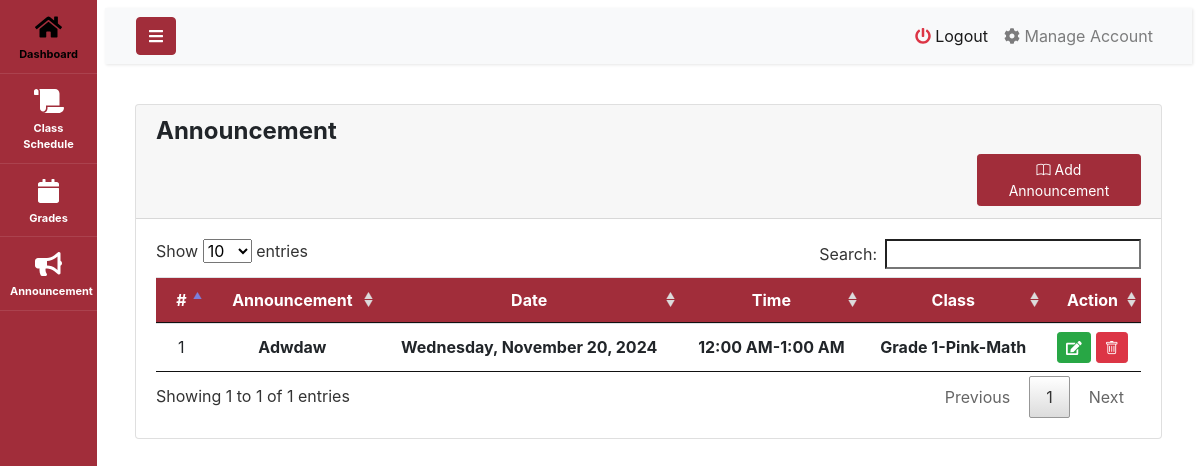
The page /index.php?page=teacher_announcement (signed in) on the database its author committed.
### tables this page shows
CREATE TABLE `teacher_announcement` (
  `Id` int(50) NOT NULL,
  `class_id` varchar(50) NOT NULL,
  `faculty_id` varchar(50) NOT NULL,
  `type` varchar(50) NOT NULL,
  `title` varchar(50) NOT NULL,
  `description` varchar(50) NOT NULL,
  `start_time` time NOT NULL,
  `end_time` time NOT NULL,
  `announce_date` date NOT NULL,
  `status` int(11) NOT NULL DEFAULT 1,
  `added_At` datetime NOT NULL DEFAULT current_timestamp()
);

### teacher_announcement.php (the view, shortened to what this page needs)
<?php
 include 'database/db_connect.php';
 $faculty_id = $_SESSION['login_Faculty_Id'];
?>
<!DOCTYPE html>
<html lang="en">
<head>
</head>
<body >
<div class="container-fluid">
	<div class="col-lg-12">
		<div class="row">
			<div class="col-md-12">
				<div class="card ">
					<div class="card-header" >
						<h4><b >Announcement</b></h4>
						<span class="float:right"><button type="button" class="btn btn-primary btn-block btn-sm col-sm-2 float-right" data-toggle="modal" data-target="#announcementAddModal">
						<i class="bi bi-book"></i> Add Announcement</button></span>
					</div>
                    <div class="table-responsive">
					<div class="card-body">
						<table id ="myTable"class="table table-sm table-hover">
							<thead>
								<tr>
									<th class="text-center">#</th>
                                    <th class="text-center">Announcement</th>
                                    <th class="text-center">Date</th>
                                    <th class="text-center">Time</th>
                                    <th class="text-center">Class</th>
									<th class="text-center">Action</th>
								</tr>
							</thead>
							<tbody>
                            <?php $i = 1;
                            $sql = $connection->query("SELECT ta.Id, ta.title, ta.announce_date, CONCAT(DATE_FORMAT(ta.start_time, '%l:%i %p'), '-', DATE_FORMAT(ta.end_time, '%l:%i %p')) AS `time`, ta.class_id, CONCAT(glevel.Gradelevel, '-', c.Section, '-', s.Subject) AS `class` FROM teacher_announcement ta LEFT JOIN `class_subjects` cs ON ta.class_id = cs.Id LEFT JOIN `class` c ON cs.class_id = c.Id INNER JOIN gradelevel glevel ON glevel.Id = c.Gradelevel_Id LEFT JOIN subjects s ON s.Id = cs.subject_id WHERE ta.faculty_id = $faculty_id ORDER BY ta.announce_date ASC, CONCAT(glevel.Gradelevel, '-', c.Section) ASC;");
                            while($row = $sql->fetch_assoc()):
                             ?>
                                <tr>
								<td class="text-center"><?php echo $i++; ?></td>
                        		 <td class="text-center">
                                    <p><b><?php echo ucwords($row['title']) ?></b></p>
                                    </td>
                                    <td class="text-center">
                                    <p><b><?php echo date('l, F j, Y', strtotime($row['announce_date'])); ?></b></p>
                                    </td>
                                    <td class="text-center">
                                    <p><b><?php echo ucwords($row['time']) ?></b></p>
                                    </td>
                                    <td class="text-center">
                                    <p><b><?php echo ucwords($row['class']) ?></b></p>
                                    </td>
                       			  <td class="text-center">
                                     <button type="button" value="<?=$row['Id'];?>" class="editannouncementBtn btn btn-success btn-sm"><i class="fa fa-edit"></i></button>
                                     <button type="button" value="<?=$row['Id'];?>" class="deleteannouncementBtn btn btn-danger btn-sm"><i class="bi bi-trash"></i></button>
									</td>
                                    </tr>
                              <?php endwhile;?>
							</tbody>
						</table>
					</div>
                    </div>
				</div>
			</div>
		</div>
	</div>
</div>
</body>
</html>

### teacher_announcement.php (style rules this page uses)
td { vertical-align: middle !important; }
td p { margin: unset }

### rows shown on the page
teacher_announcement: title "Adwdaw", announce_date "Wednesday, November 20, 2024", time "12:00 AM-1:00 AM", class "Grade 1-Pink-Math", $row['Id'] 6 (drawn)
